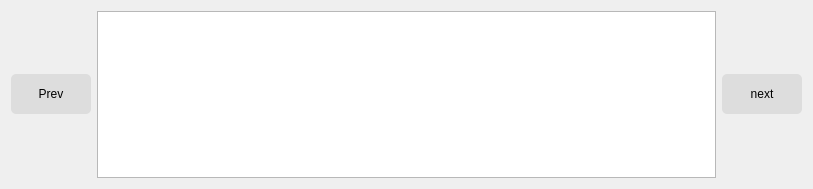
<?xml version="1.0" encoding="UTF-8"?>
<ui version="4.0">
 <class>PreviewAnnotation</class>
 <widget class="QWidget" name="PreviewAnnotation">
  <property name="geometry">
   <rect>
    <x>0</x>
    <y>0</y>
    <width>813</width>
    <height>189</height>
   </rect>
  </property>
  <property name="maximumSize">
   <size>
    <width>16777215</width>
    <height>200</height>
   </size>
  </property>
  <property name="windowTitle">
   <string>Form</string>
  </property>
  <property name="styleSheet">
   <string notr="true">QPushButton {
	border-radius: 5px;
	width: 80px;
	height:40px;
	background-color: #ddd;
}
QListWidget::item:selected{ 
border: 2px solid blue; 
}
QScrollBar {
	height: 5px;
	border-radius:10px;
}</string>
  </property>
  <layout class="QHBoxLayout" name="horizontalLayout">
   <item>
    <widget class="QPushButton" name="prevButton">
     <property name="maximumSize">
      <size>
       <width>80</width>
       <height>40</height>
      </size>
     </property>
     <property name="text">
      <string>Prev</string>
     </property>
    </widget>
   </item>
   <item alignment="Qt::AlignVCenter">
    <widget class="QListWidget" name="previewWidget">
     <property name="styleSheet">
      <string notr="true"/>
     </property>
     <property name="verticalScrollBarPolicy">
      <enum>Qt::ScrollBarAlwaysOff</enum>
     </property>
     <property name="autoScroll">
      <bool>false</bool>
     </property>
     <property name="autoScrollMargin">
      <number>0</number>
     </property>
     <property name="iconSize">
      <size>
       <width>100</width>
       <height>100</height>
      </size>
     </property>
     <property name="verticalScrollMode">
      <enum>QAbstractItemView::ScrollPerItem</enum>
     </property>
     <property name="horizontalScrollMode">
      <enum>QAbstractItemView::ScrollPerItem</enum>
     </property>
     <property name="flow">
      <enum>QListView::LeftToRight</enum>
     </property>
     <property name="resizeMode">
      <enum>QListView::Adjust</enum>
     </property>
     <property name="gridSize">
      <size>
       <width>120</width>
       <height>120</height>
      </size>
     </property>
     <property name="viewMode">
      <enum>QListView::IconMode</enum>
     </property>
     <property name="selectionRectVisible">
      <bool>true</bool>
     </property>
     <property name="currentRow">
      <number>-1</number>
     </property>
    </widget>
   </item>
   <item>
    <widget class="QPushButton" name="nextButton">
     <property name="maximumSize">
      <size>
       <width>80</width>
       <height>40</height>
      </size>
     </property>
     <property name="autoFillBackground">
      <bool>false</bool>
     </property>
     <property name="text">
      <string>next</string>
     </property>
    </widget>
   </item>
  </layout>
 </widget>
 <resources/>
 <connections/>
</ui>
